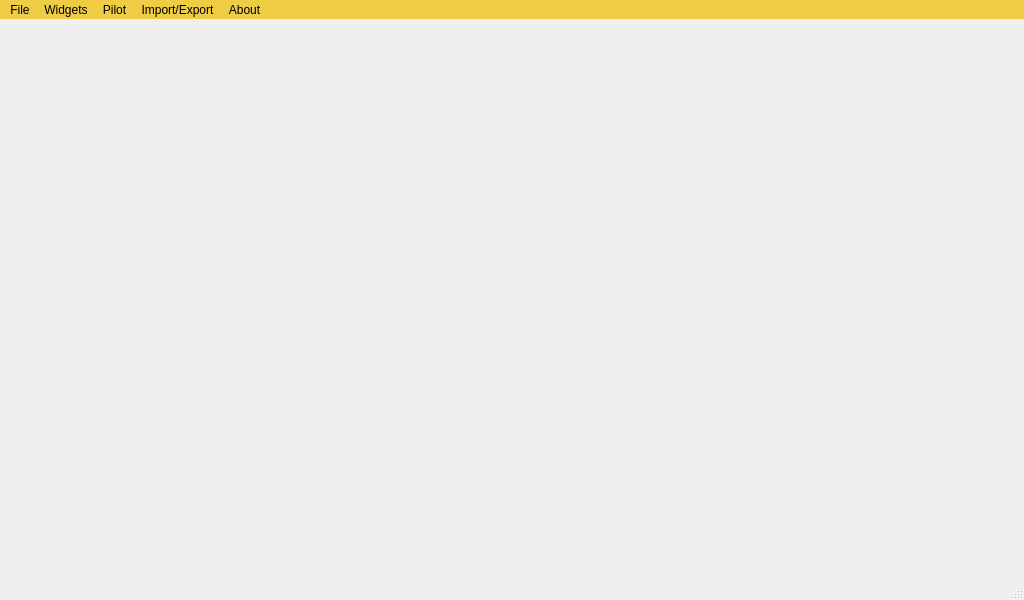
<?xml version="1.0" encoding="UTF-8"?>
<ui version="4.0">
 <class>MainWindow</class>
 <widget class="QMainWindow" name="MainWindow">
  <property name="geometry">
   <rect>
    <x>0</x>
    <y>0</y>
    <width>1024</width>
    <height>600</height>
   </rect>
  </property>
  <property name="minimumSize">
   <size>
    <width>640</width>
    <height>400</height>
   </size>
  </property>
  <property name="baseSize">
   <size>
    <width>1100</width>
    <height>800</height>
   </size>
  </property>
  <property name="mouseTracking">
   <bool>false</bool>
  </property>
  <property name="windowTitle">
   <string>MGMainWindow</string>
  </property>
  <property name="styleSheet">
   <string notr="true"/>
  </property>
  <widget class="QWidget" name="centralWidget">
   <property name="sizePolicy">
    <sizepolicy hsizetype="MinimumExpanding" vsizetype="MinimumExpanding">
     <horstretch>0</horstretch>
     <verstretch>0</verstretch>
    </sizepolicy>
   </property>
   <property name="minimumSize">
    <size>
     <width>200</width>
     <height>150</height>
    </size>
   </property>
  </widget>
  <widget class="QMenuBar" name="menuBar">
   <property name="geometry">
    <rect>
     <x>0</x>
     <y>0</y>
     <width>1024</width>
     <height>22</height>
    </rect>
   </property>
   <property name="styleSheet">
    <string notr="true">QMenuBar {
     background-color: rgb(238,204,68)
 }

 QMenuBar::item {
     background: transparent;
 }

 QMenuBar::item:selected {
     background: #a8a8a8;
 }

 QMenuBar::item:pressed {
     background: #888888;
 }</string>
   </property>
   <widget class="QMenu" name="menuFile">
    <property name="title">
     <string>File</string>
    </property>
    <addaction name="separator"/>
    <addaction name="actionStatusBar"/>
    <addaction name="separator"/>
    <addaction name="actionExit"/>
   </widget>
   <widget class="QMenu" name="menuWidgets">
    <property name="styleSheet">
     <string notr="true">QMenuBar {
     background-color: rgb(238,204,68);
 }

 QMenuBar::item {
     background: transparent;
 }</string>
    </property>
    <property name="title">
     <string>Widgets</string>
    </property>
   </widget>
   <widget class="QMenu" name="menuPilot">
    <property name="title">
     <string>Pilot</string>
    </property>
    <addaction name="actionPilot_Profile"/>
    <addaction name="actionLogout"/>
   </widget>
   <widget class="QMenu" name="menuAbout">
    <property name="title">
     <string>About</string>
    </property>
    <widget class="QMenu" name="menuLanguage">
     <property name="enabled">
      <bool>true</bool>
     </property>
     <property name="title">
      <string>Language</string>
     </property>
     <addaction name="actionEnglish"/>
     <addaction name="actionTurkce"/>
    </widget>
    <addaction name="actionSinerji_GCS"/>
    <addaction name="actionSinerjiPilot"/>
    <addaction name="menuLanguage"/>
   </widget>
   <widget class="QMenu" name="menuImport_Export">
    <property name="title">
     <string>Import/Export</string>
    </property>
    <addaction name="actionImport_Export_Flight_Data"/>
    <addaction name="actionImport_Flight_Video"/>
    <addaction name="actionImport_GeoData"/>
   </widget>
   <addaction name="menuFile"/>
   <addaction name="menuWidgets"/>
   <addaction name="menuPilot"/>
   <addaction name="menuImport_Export"/>
   <addaction name="menuAbout"/>
  </widget>
  <widget class="QStatusBar" name="statusBar"/>
  <action name="actionExit">
   <property name="text">
    <string>Exit</string>
   </property>
   <property name="shortcut">
    <string>Ctrl+Q</string>
   </property>
  </action>
  <action name="actionAdd_Link">
   <property name="text">
    <string>Manage Communication Links</string>
   </property>
  </action>
  <action name="actionAdvanced_Mode">
   <property name="checkable">
    <bool>true</bool>
   </property>
   <property name="text">
    <string>Advanced Mode</string>
   </property>
  </action>
  <action name="actionStatusBar">
   <property name="checkable">
    <bool>true</bool>
   </property>
   <property name="text">
    <string>Replay Flight Data</string>
   </property>
  </action>
  <action name="actionLogout">
   <property name="text">
    <string>Logout</string>
   </property>
  </action>
  <action name="actionSinerji_GCS">
   <property name="enabled">
    <bool>false</bool>
   </property>
   <property name="text">
    <string>SinerjiGCS</string>
   </property>
  </action>
  <action name="actionSinerjiPilot">
   <property name="enabled">
    <bool>false</bool>
   </property>
   <property name="text">
    <string>SinerjiPilot</string>
   </property>
  </action>
  <action name="actionImport_Export_Flight_Data">
   <property name="enabled">
    <bool>true</bool>
   </property>
   <property name="text">
    <string>Import/Export Flight Data</string>
   </property>
  </action>
  <action name="actionImport_GeoData">
   <property name="enabled">
    <bool>true</bool>
   </property>
   <property name="text">
    <string>Import Geo Data</string>
   </property>
  </action>
  <action name="actionImport_Flight_Video">
   <property name="enabled">
    <bool>true</bool>
   </property>
   <property name="text">
    <string>Import Drone Flight Video</string>
   </property>
  </action>
  <action name="actionEnglish">
   <property name="checkable">
    <bool>true</bool>
   </property>
   <property name="text">
    <string>English</string>
   </property>
  </action>
  <action name="actionTurkce">
   <property name="checkable">
    <bool>true</bool>
   </property>
   <property name="text">
    <string>Türkçe</string>
   </property>
  </action>
  <action name="actionPilot_Profile">
   <property name="enabled">
    <bool>false</bool>
   </property>
   <property name="text">
    <string>Pilot Profile</string>
   </property>
  </action>
 </widget>
 <layoutdefault spacing="6" margin="11"/>
 <resources/>
 <connections>
  <connection>
   <sender>actionExit</sender>
   <signal>triggered()</signal>
   <receiver>MainWindow</receiver>
   <slot>close()</slot>
   <hints>
    <hint type="sourcelabel">
     <x>-1</x>
     <y>-1</y>
    </hint>
    <hint type="destinationlabel">
     <x>299</x>
     <y>199</y>
    </hint>
   </hints>
  </connection>
 </connections>
</ui>
